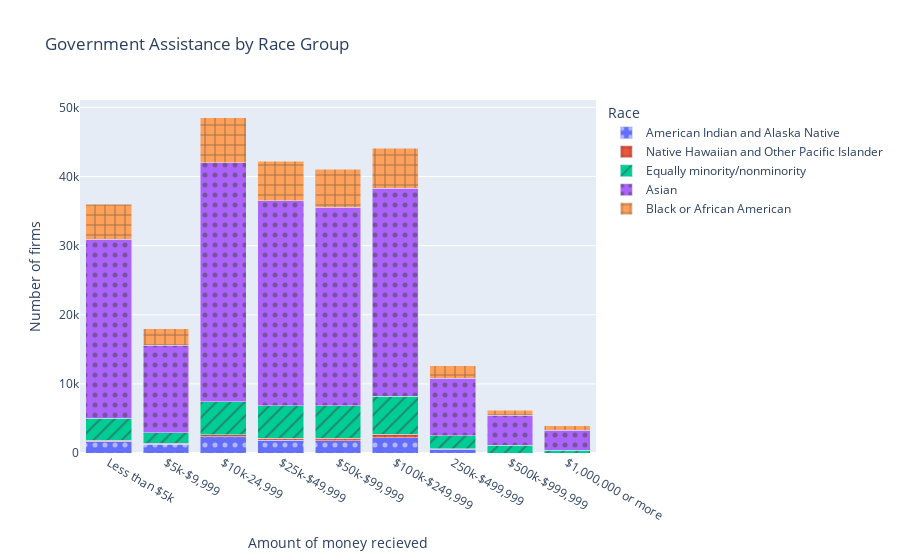
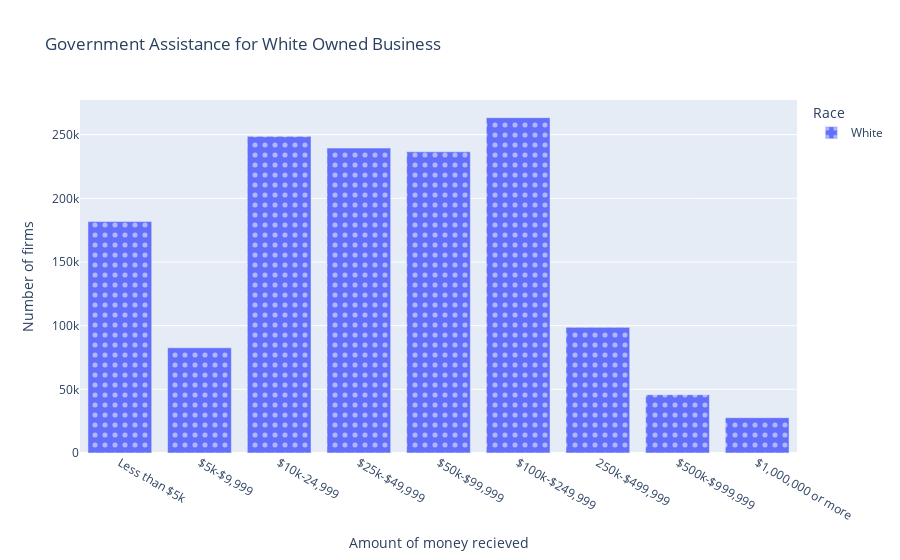

Here is the notebook cell these charts were saved with, in order:
### Code cell
fig = px.bar(module_busineess_by_race, pattern_shape=module_busineess_by_race['RACE_GROUP_LABEL'].astype(str), pattern_shape_sequence=[".", "+", '/'], color = module_busineess_by_race['RACE_GROUP_LABEL'].astype(str), barmode='stack', x=module_busineess_by_race['BUSCHAR_LABEL'].astype(str), y=module_busineess_by_race['FIRMPDEMP'].astype(float),
labels=dict(x='Amount of money recieved', color = 'Race', pattern_shape='Race', y='Number of firms'), title='Government Assistance by Race Group')
# fig.update_xaxes(showticklabels=False)
fig.update_xaxes(minor_tickmode="array")
fig.update_xaxes(tickvals=[0,1,2,3,4,5,6,7,8,9])
fig.update_xaxes(ticktext=['Less than $5k', '$5k-$9,999', '$10k-24,999', '$25k-$49,999', '$50k-$99,999', '$100k-$249,999','250k-$499,999','$500k-$999,999','$1,000,000 or more'])
fig.show()
fig = px.bar(module_busineess_by_race_white, pattern_shape=module_busineess_by_race_white['RACE_GROUP_LABEL'].astype(str), pattern_shape_sequence=[".", "+", '/'], color = module_busineess_by_race_white['RACE_GROUP_LABEL'].astype(str), barmode='stack', x=module_busineess_by_race_white['BUSCHAR_LABEL'].astype(str), y=module_busineess_by_race_white['FIRMPDEMP'].astype(float),
labels=dict(x='Amount of money recieved', color = 'Race', pattern_shape='Race', y='Number of firms'), title='Government Assistance for White Owned Business')
# fig.update_xaxes(showticklabels=False)
fig.update_xaxes(minor_tickmode="array")
fig.update_xaxes(tickvals=[0,1,2,3,4,5,6,7,8,9])
fig.update_xaxes(ticktext=['Less than $5k', '$5k-$9,999', '$10k-24,999', '$25k-$49,999', '$50k-$99,999', '$100k-$249,999','250k-$499,999','$500k-$999,999','$1,000,000 or more'])
fig.show()

### Figure 1 — Plotly figure (JSON) as saved in the notebook; plotly's stock layout.template omitted (floating-point values rounded to 4 significant figures)
{"data": [{"alignmentgroup": "True", "hovertemplate": "Race=American Indian and Alaska Native<br>Amount of money recieved=%{x}<br>Number of firms=%{y}<extra></extra>", "legendgroup": "American Indian and Alaska Native", "marker": {"color": "#636efa", "pattern": {"shape": "."}}, "name": "American Indian and Alaska Native", "offsetgroup": "American Indian and Alaska Native", "orientation": "v", "showlegend": true, "textposition": "auto", "type": "bar", "x": ["Received less than $5,000 in government financial assistance during the Coronavirus Pandemic", "Received $5,000 to $9,999 in government financial assistance during the Coronavirus Pandemic", "Received $10,000 to $24,999 in government financial assistance during the Coronavirus Pandemic", "Received $25,000 to $49,999 in government financial assistance during the Coronavirus Pandemic", "Received $50,000 to $99,999 in government financial assistance during the Coronavirus Pandemic", "Received $100,000 to $249,999 in government financial assistance during the Coronavirus Pandemic", "Received $250,000 to $499,999 in government financial assistance during the Coronavirus Pandemic", "Received $500,000 to $999,999 in government financial assistance during the Coronavirus Pandemic", "Received $1,000,000 or more in government financial assistance during the Coronavirus Pandemic"], "xaxis": "x", "y": [1694, 1291, 2359, 1843, 1747, 2236, 512, 0, 0], "yaxis": "y"}, {"alignmentgroup": "True", "hovertemplate": "Race=Native Hawaiian and Other Pacific Islander<br>Amount of money recieved=%{x}<br>Number of firms=%{y}<extra></extra>", "legendgroup": "Native Hawaiian and Other Pacific Islander", "marker": {"color": "#EF553B", "pattern": {"shape": "+"}}, "name": "Native Hawaiian and Other Pacific Islander", "offsetgroup": "Native Hawaiian and Other Pacific Islander", "orientation": "v", "showlegend": true, "textposition": "auto", "type": "bar", "x": ["Received $25,000 to $49,999 in government financial assistance during the Coronavirus Pandemic", "Received less than $5,000 in government financial assistance during the Coronavirus Pandemic", "Received $5,000 to $9,999 in government financial assistance during the Coronavirus Pandemic", "Received $10,000 to $24,999 in government financial assistance during the Coronavirus Pandemic", "Received $50,000 to $99,999 in government financial assistance during the Coronavirus Pandemic", "Received $100,000 to $249,999 in government financial assistance during the Coronavirus Pandemic", "Received $250,000 to $499,999 in government financial assistance during the Coronavirus Pandemic", "Received $1,000,000 or more in government financial assistance during the Coronavirus Pandemic"], "xaxis": "x", "y": [263, 177, 105, 301, 376, 466, 96, 0], "yaxis": "y"}, {"alignmentgroup": "True", "hovertemplate": "Race=Equally minority/nonminority<br>Amount of money recieved=%{x}<br>Number of firms=%{y}<extra></extra>", "legendgroup": "Equally minority/nonminority", "marker": {"color": "#00cc96", "pattern": {"shape": "/"}}, "name": "Equally minority/nonminority", "offsetgroup": "Equally minority/nonminority", "orientation": "v", "showlegend": true, "textposition": "auto", "type": "bar", "x": ["Received less than $5,000 in government financial assistance during the Coronavirus Pandemic", "Received $5,000 to $9,999 in government financial assistance during the Coronavirus Pandemic", "Received $10,000 to $24,999 in government financial assistance during the Coronavirus Pandemic", "Received $25,000 to $49,999 in government financial assistance during the Coronavirus Pandemic", "Received $50,000 to $99,999 in government financial assistance during the Coronavirus Pandemic", "Received $1,000,000 or more in government financial assistance during the Coronavirus Pandemic", "Received $100,000 to $249,999 in government financial assistance during the Coronavirus Pandemic", "Received $250,000 to $499,999 in government financial assistance during the Coronavirus Pandemic", "Received $500,000 to $999,999 in government financial assistance during the Coronavirus Pandemic"], "xaxis": "x", "y": [3131, 1545, 4740, 4710, 4682, 389, 5542, 1857, 1126], "yaxis": "y"}, {"alignmentgroup": "True", "hovertemplate": "Race=Asian<br>Amount of money recieved=%{x}<br>Number of firms=%{y}<extra></extra>", "legendgroup": "Asian", "marker": {"color": "#ab63fa", "pattern": {"shape": "."}}, "name": "Asian", "offsetgroup": "Asian", "orientation": "v", "showlegend": true, "textposition": "auto", "type": "bar", "x": ["Received less than $5,000 in government financial assistance during the Coronavirus Pandemic", "Received $5,000 to $9,999 in government financial assistance during the Coronavirus Pandemic", "Received $10,000 to $24,999 in government financial assistance during the Coronavirus Pandemic", "Received $25,000 to $49,999 in government financial assistance during the Coronavirus Pandemic", "Received $50,000 to $99,999 in government financial assistance during the Coronavirus Pandemic", "Received $100,000 to $249,999 in government financial assistance during the Coronavirus Pandemic", "Received $250,000 to $499,999 in government financial assistance during the Coronavirus Pandemic", "Received $500,000 to $999,999 in government financial assistance during the Coronavirus Pandemic", "Received $1,000,000 or more in government financial assistance during the Coronavirus Pandemic"], "xaxis": "x", "y": [25923, 12643, 34573, 29685, 28779, 30074, 8321, 4336, 2921], "yaxis": "y"}, {"alignmentgroup": "True", "hovertemplate": "Race=Black or African American<br>Amount of money recieved=%{x}<br>Number of firms=%{y}<extra></extra>", "legendgroup": "Black or African American", "marker": {"color": "#FFA15A", "pattern": {"shape": "+"}}, "name": "Black or African American", "offsetgroup": "Black or African American", "orientation": "v", "showlegend": true, "textposition": "auto", "type": "bar", "x": ["Received less than $5,000 in government financial assistance during the Coronavirus Pandemic", "Received $5,000 to $9,999 in government financial assistance during the Coronavirus Pandemic", "Received $10,000 to $24,999 in government financial assistance during the Coronavirus Pandemic", "Received $25,000 to $49,999 in government financial assistance during the Coronavirus Pandemic", "Received $50,000 to $99,999 in government financial assistance during the Coronavirus Pandemic", "Received $100,000 to $249,999 in government financial assistance during the Coronavirus Pandemic", "Received $250,000 to $499,999 in government financial assistance during the Coronavirus Pandemic", "Received $500,000 to $999,999 in government financial assistance during the Coronavirus Pandemic", "Received $1,000,000 or more in government financial assistance during the Coronavirus Pandemic"], "xaxis": "x", "y": [5090, 2381, 6541, 5700, 5458, 5772, 1841, 724, 626], "yaxis": "y"}], "layout": {"barmode": "stack", "legend": {"title": {"text": "Race"}, "tracegroupgap": 0}, "title": {"text": "Government Assistance by Race Group"}, "xaxis": {"anchor": "y", "domain": [0, 1], "minor": {"tickmode": "array"}, "ticktext": ["Less than $5k", "$5k-$9,999", "$10k-24,999", "$25k-$49,999", "$50k-$99,999", "$100k-$249,999", "250k-$499,999", "$500k-$999,999", "$1,000,000 or more"], "tickvals": [0, 1, 2, 3, 4, 5, 6, 7, 8, 9], "title": {"text": "Amount of money recieved"}}, "yaxis": {"anchor": "x", "domain": [0, 1], "title": {"text": "Number of firms"}}}}

### Figure 2 — Plotly figure (JSON) as saved in the notebook; plotly's stock layout.template omitted (floating-point values rounded to 4 significant figures)
{"data": [{"alignmentgroup": "True", "hovertemplate": "Race=White<br>Amount of money recieved=%{x}<br>Number of firms=%{y}<extra></extra>", "legendgroup": "White", "marker": {"color": "#636efa", "pattern": {"shape": "."}}, "name": "White", "offsetgroup": "White", "orientation": "v", "showlegend": true, "textposition": "auto", "type": "bar", "x": ["Received less than $5,000 in government financial assistance during the Coronavirus Pandemic", "Received $5,000 to $9,999 in government financial assistance during the Coronavirus Pandemic", "Received $10,000 to $24,999 in government financial assistance during the Coronavirus Pandemic", "Received $25,000 to $49,999 in government financial assistance during the Coronavirus Pandemic", "Received $50,000 to $99,999 in government financial assistance during the Coronavirus Pandemic", "Received $100,000 to $249,999 in government financial assistance during the Coronavirus Pandemic", "Received $250,000 to $499,999 in government financial assistance during the Coronavirus Pandemic", "Received $500,000 to $999,999 in government financial assistance during the Coronavirus Pandemic", "Received $1,000,000 or more in government financial assistance during the Coronavirus Pandemic"], "xaxis": "x", "y": [181689, 82603, 248636, 239441, 236499, 263335, 98691, 45780, 27725], "yaxis": "y"}], "layout": {"barmode": "stack", "legend": {"title": {"text": "Race"}, "tracegroupgap": 0}, "title": {"text": "Government Assistance for White Owned Business"}, "xaxis": {"anchor": "y", "domain": [0, 1], "minor": {"tickmode": "array"}, "ticktext": ["Less than $5k", "$5k-$9,999", "$10k-24,999", "$25k-$49,999", "$50k-$99,999", "$100k-$249,999", "250k-$499,999", "$500k-$999,999", "$1,000,000 or more"], "tickvals": [0, 1, 2, 3, 4, 5, 6, 7, 8, 9], "title": {"text": "Amount of money recieved"}}, "yaxis": {"anchor": "x", "domain": [0, 1], "title": {"text": "Number of firms"}}}}
